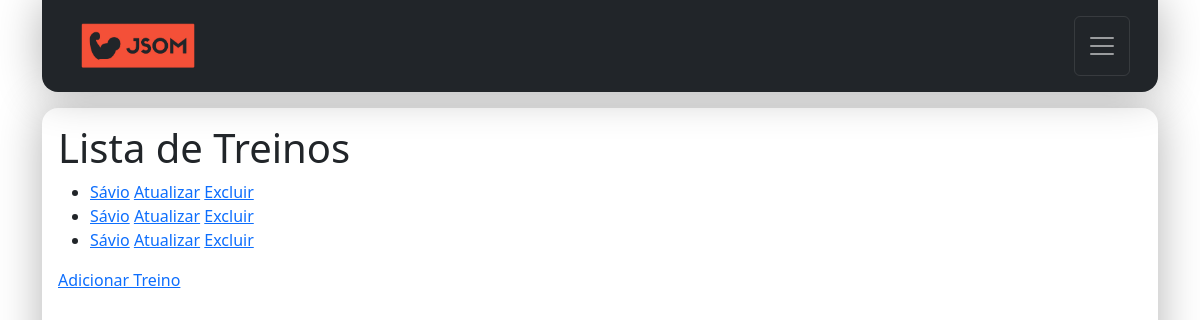
/ (signed in), run on an earlier commit of the app's database.
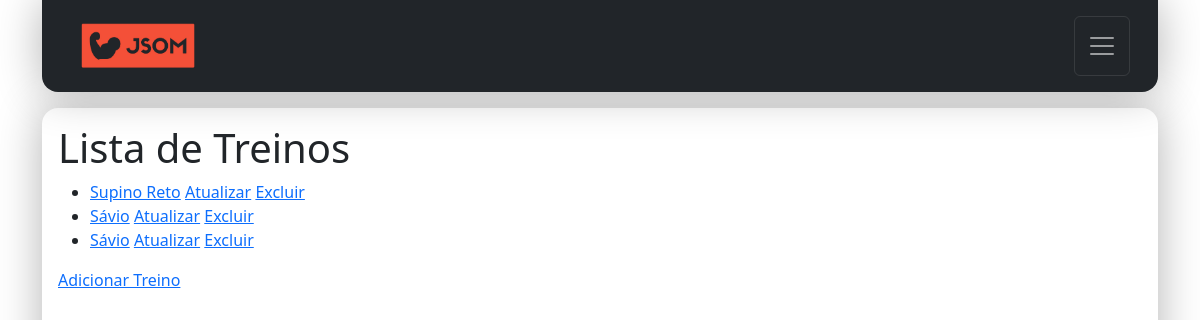
And on a later commit of the database.
### contact/models.py (models this page shows, shortened)
class Treino(models.Model):
    nome = models.CharField(max_length=100)
    CATEGORIA_CHOICES = [
        ('Treino(A)', 'Treino-A'),
        ('Treino(B)', 'Treino-B'),
        ('Treino(C)', 'Treino-C'),
        ('Treino(D)', 'Treino-D'),
        ('Treino(E)', 'Treino-E'),
    ]
    categoria = models.CharField(max_length=9, choices=CATEGORIA_CHOICES)
    descricao = models.TextField(blank=True)
    imagem = models.ImageField(blank=True, upload_to='pictures/%Y/%m/')
    owner = models.ForeignKey(
        User,
        on_delete=models.SET_NULL,
        blank=True, null=True
    )

### contact/views/contact_views.py (the view)
# urls.py: path('', views.index, name='index'),
@login_required(login_url='contact:login')
def index(request):
    user = request.user
    treinos = Treino.objects.filter(owner=request.user)
    site_title = f'Treinos de {user}'
    context = {
        'site_title': site_title,
        'treinos': treinos
    }
    return render(
        request,
        'contact/index.html',
        context
    )

### contact/templates/contact/index.html (shortened to what this page needs)
{% extends "global/base.html" %}
{% block corpo %}
<div class="w-100 mx-3 mt-3 table-responsive">
  <h1>Lista de Treinos</h1>
  {% if treinos %}
    <ul>
        {% for treino in treinos %}
            <li>
                <a href="{% url 'contact:detalhes_treino' treino.id %}">{{ treino.nome }}</a>
                <a href="{% url 'contact:atualizar_treino' treino.id %}">Atualizar</a>
                <a href="{% url 'contact:excluir_treino' treino.id %}">Excluir</a>
            </li>
        {% endfor %}
    </ul>
    <a href="{% url 'contact:adicionar_treino' %}">Adicionar Treino</a>
  {% endif %}
</div>
{% endblock corpo %}

What changed in the data, as far as the page shows it:
changed Treino: nome "Sávio" → "Supino Reto"
